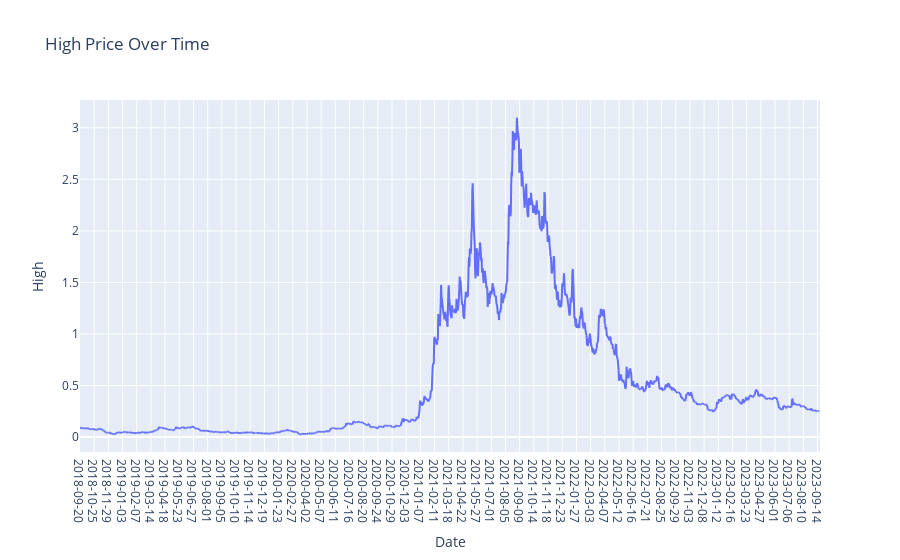

Source (notebook cell):
### Markdown cell above
## i) Graph for High Column Values

### Code cell
plt.figure(figsize=(14, 6))
fig = px.line(ADA.High,x=ADA.Date, y='High', labels={'x': 'Date', 'y': 'Price'}, title='High Price Over Time')
fig.update_xaxes(type='category')  # Ensure the x-axis treats the index as categorical (date)
fig.show()

### Figure 1 — Plotly figure (JSON) as saved in the notebook; plotly's stock layout.template omitted (floating-point values rounded to 4 significant figures; data arrays with more than 128 entries replaced by an {"elided": "..."} marker saying what was removed)
{"data": [{"hovertemplate": "Date=%{x}<br>High=%{y}<extra></extra>", "legendgroup": "", "line": {"color": "#636efa", "dash": "solid"}, "marker": {"symbol": "circle"}, "mode": "lines", "name": "", "showlegend": false, "type": "scattergl", "x": {"elided": "1827 str values"}, "xaxis": "x", "y": {"elided": "1827 float values"}, "yaxis": "y"}], "layout": {"legend": {"tracegroupgap": 0}, "title": {"text": "High Price Over Time"}, "xaxis": {"anchor": "y", "domain": [0, 1], "title": {"text": "Date"}, "type": "category"}, "yaxis": {"anchor": "x", "domain": [0, 1], "title": {"text": "High"}}}}
